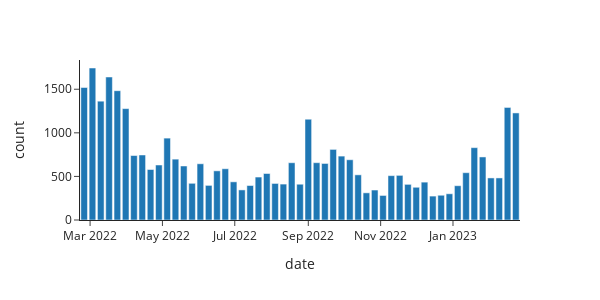

The cell this chart's notebook holds for it:
### Code cell
px.bar(weekly_avg.to_pandas(), x="date", y="count", width=600, height=300, template=template)
